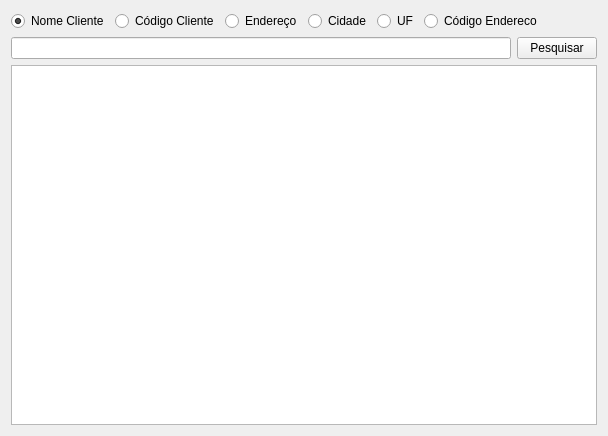
<?xml version="1.0" encoding="UTF-8"?>
<ui version="4.0">
 <class>EnderecoWidget</class>
 <widget class="QWidget" name="EnderecoWidget">
  <property name="geometry">
   <rect>
    <x>0</x>
    <y>0</y>
    <width>608</width>
    <height>436</height>
   </rect>
  </property>
  <property name="windowTitle">
   <string>Form</string>
  </property>
  <layout class="QGridLayout" name="gridLayout">
   <item row="0" column="0">
    <layout class="QHBoxLayout" name="horizontalLayout">
     <item>
      <widget class="QRadioButton" name="nomeClienteRadioButton">
       <property name="sizePolicy">
        <sizepolicy hsizetype="Minimum" vsizetype="Fixed">
         <horstretch>0</horstretch>
         <verstretch>0</verstretch>
        </sizepolicy>
       </property>
       <property name="text">
        <string>Nome Cliente</string>
       </property>
       <property name="checked">
        <bool>true</bool>
       </property>
      </widget>
     </item>
     <item>
      <widget class="QRadioButton" name="codigoClienteRadioButton">
       <property name="text">
        <string>Código Cliente</string>
       </property>
       <property name="checked">
        <bool>false</bool>
       </property>
      </widget>
     </item>
     <item>
      <widget class="QRadioButton" name="enderecoRadioButton">
       <property name="text">
        <string>Endereço</string>
       </property>
      </widget>
     </item>
     <item>
      <widget class="QRadioButton" name="cidadeRadioButton">
       <property name="text">
        <string>Cidade</string>
       </property>
      </widget>
     </item>
     <item>
      <widget class="QRadioButton" name="ufRadioButton">
       <property name="sizePolicy">
        <sizepolicy hsizetype="Minimum" vsizetype="Fixed">
         <horstretch>0</horstretch>
         <verstretch>0</verstretch>
        </sizepolicy>
       </property>
       <property name="text">
        <string>UF</string>
       </property>
      </widget>
     </item>
     <item>
      <widget class="QRadioButton" name="codEnderecoRadioButton">
       <property name="sizePolicy">
        <sizepolicy hsizetype="Expanding" vsizetype="Fixed">
         <horstretch>0</horstretch>
         <verstretch>0</verstretch>
        </sizepolicy>
       </property>
       <property name="text">
        <string>Código Endereco</string>
       </property>
      </widget>
     </item>
    </layout>
   </item>
   <item row="1" column="0">
    <layout class="QHBoxLayout" name="horizontalLayout_6">
     <item>
      <layout class="QHBoxLayout" name="horizontalLayout_2">
       <item>
        <widget class="QLineEdit" name="lineEdit"/>
       </item>
      </layout>
     </item>
     <item>
      <widget class="QPushButton" name="pesquisarPushButton">
       <property name="text">
        <string>Pesquisar</string>
       </property>
       <property name="shortcut">
        <string>Return</string>
       </property>
      </widget>
     </item>
    </layout>
   </item>
   <item row="2" column="0">
    <widget class="QTableView" name="tableView"/>
   </item>
  </layout>
 </widget>
 <resources/>
 <connections/>
</ui>
